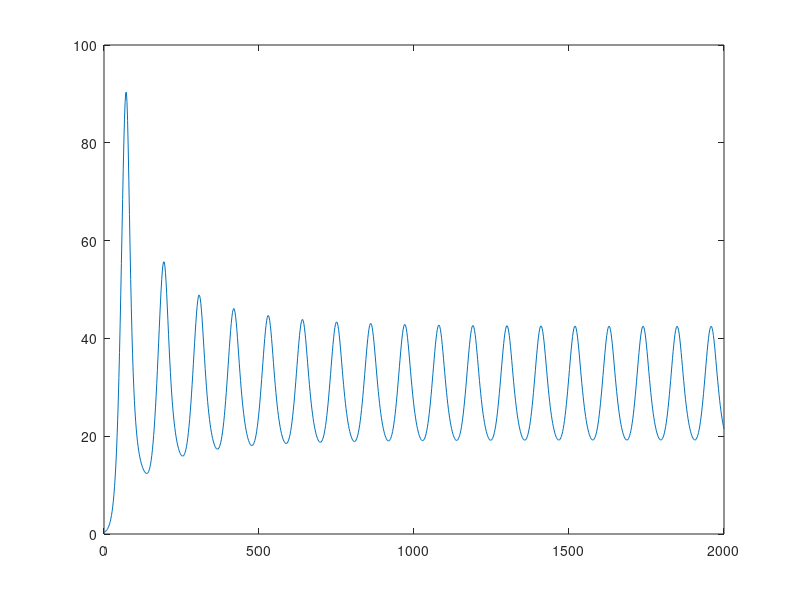
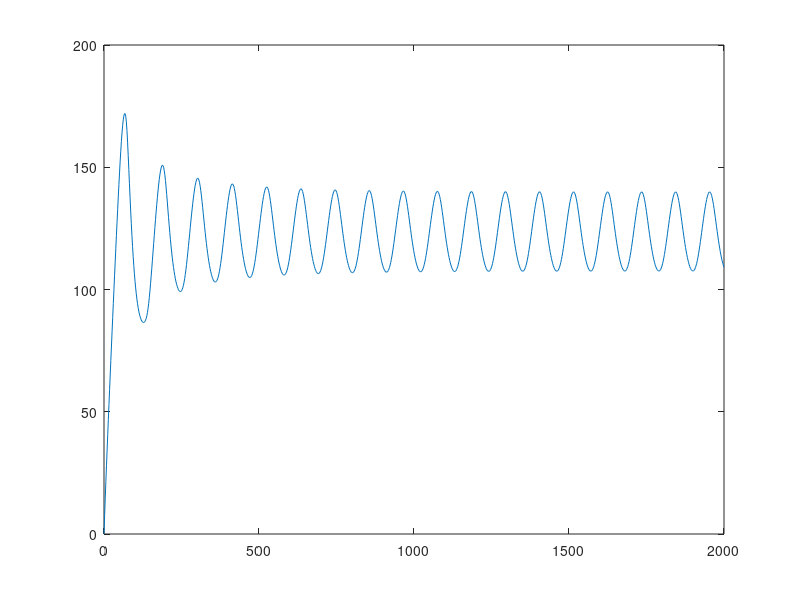

Write MATLAB code to recreate these figures, in order. (Note: this script raises an error after producing the figures.)
function main
clear all;

global Vp Vi Vg E tp ti td Rm a1 C1 C2 C3 C4 C5 Ub U0 Um Rg alpha beta

Vp=3; Vi=11; Vg=10; E=0.2; tp=6; ti=100; td=12; Rm=209; a1=6.6; C1=300;
C2=144; C3=100; C4=80; C5=25.86; Ub=72; U0=4; Um=94; Rg=180; alpha=7.5; beta=1.77;

initial = [1 1 1 1 1 1];
tspan = linspace(0,2000,1000);

[tt,sol]=ode45(@sturisfun,tspan,initial);

figure(1)
plot(tt,sol(:,1)/Vp)
figure(2)
plot(tt,sol(:,3)/(10*Vg))  % Output per dL, as in Sturis

save sturis.dat sol -ASCII

%%%%%%%%%%%%%%%%%%%%%%%%%%%%
function dydt=sturisfun(t,y)
global Vp Vi Vg E tp ti td Rm a1 C1 C2 C3 C4 C5 Ub U0 Um Rg alpha beta

xx=y(1); yy=y(2); zz=y(3); h1=y(4); h2=y(5); h3=y(6); 

dydt = [eff1(zz) - (xx/Vp-yy/Vi)*E - xx/tp
        (xx/Vp-yy/Vi)*E - yy/ti
        eff5(h3) + input(t) - eff2(zz) - eff3(zz)*eff4(yy)
        (xx - h1)/td
        (h1-h2)/td
        (h2-h3)/td
        ];
%%%%%%%%%%%%%%%%%%%%%%%%%%%%%

function ii=input(t)
ii=216;
%%%%%%%%%%%%%%%%%%%%%%%%%%%%%

function out=eff1(z)
global Vp Vi Vg E tp ti td Rm a1 C1 C2 C3 C4 C5 Ub U0 Um Rg alpha beta
out=Rm/(1+exp(-z/(C1*Vg) + a1));
%%%%%%%%%%%%%%%%%%%%%%%%%%%%%

function out=eff2(z)
global Vp Vi Vg E tp ti td Rm a1 C1 C2 C3 C4 C5 Ub U0 Um Rg alpha beta
out=Ub*(1-exp(-z/(C2*Vg)));
%%%%%%%%%%%%%%%%%%%%%%%%%%%%%

function out=eff3(z)
global Vp Vi Vg E tp ti td Rm a1 C1 C2 C3 C4 C5 Ub U0 Um Rg alpha beta
out=z/(C3*Vg);
%%%%%%%%%%%%%%%%%%%%%%%%%%%%%

function out=eff4(z)
global Vp Vi Vg E tp ti td Rm a1 C1 C2 C3 C4 C5 Ub U0 Um Rg alpha beta
kappa=(1/Vi + 1/(E*ti))/C4;
out=U0 + (Um-U0)/( 1+(kappa*z)^(-beta) );
%%%%%%%%%%%%%%%%%%%%%%%%%%%%%

function out=eff5(z)
global Vp Vi Vg E tp ti td Rm a1 C1 C2 C3 C4 C5 Ub U0 Um Rg alpha beta
out=Rg/(1+exp(alpha*(z/(C5*Vp)-1)));
